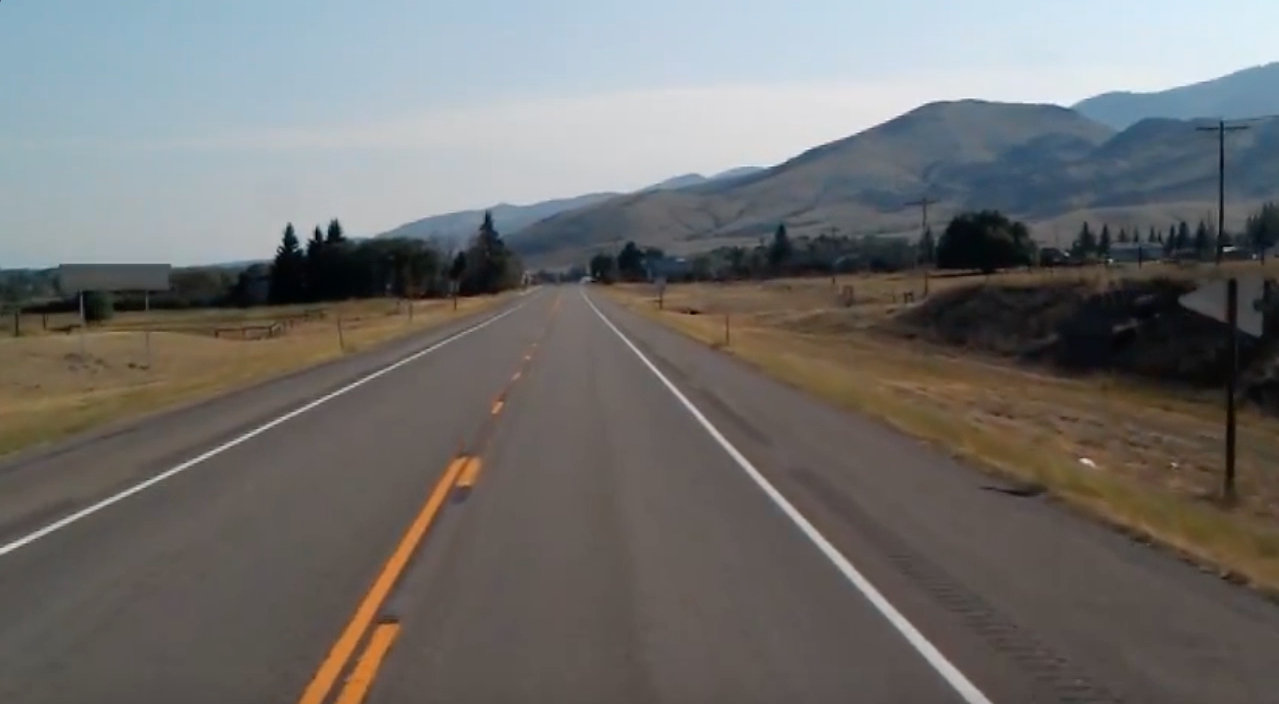
#> input picture test_image.jpg, 1279 x 704 px, given in place of test2.mp4, which was not available
$ python lanes.py
#> lines starting #> are read from the running program, lines starting #| are printed output that depends on the picture; after the words box and inside, x2 and y2 are one past the last pixel; in counts of white or black regions, pixels touching at a corner belong together; pictures that were not available may be replaced by others from this repository, and a replacement may not be noted
#> further down, frame is the input picture: shape (704, 1279, 3); mean B, G, R 109.7, 111.3, 112.3
import cv2

'''
I used a stock video and created a program that detects the edges in the video
One issue with this is that if the whole video is left to play, the window crashes and says it's not responding
'''

#This method will take in an image and output the canny image to detect edges
def make_canny(image):
    gray = cv2.cvtColor(image, cv2.COLOR_RGB2GRAY)
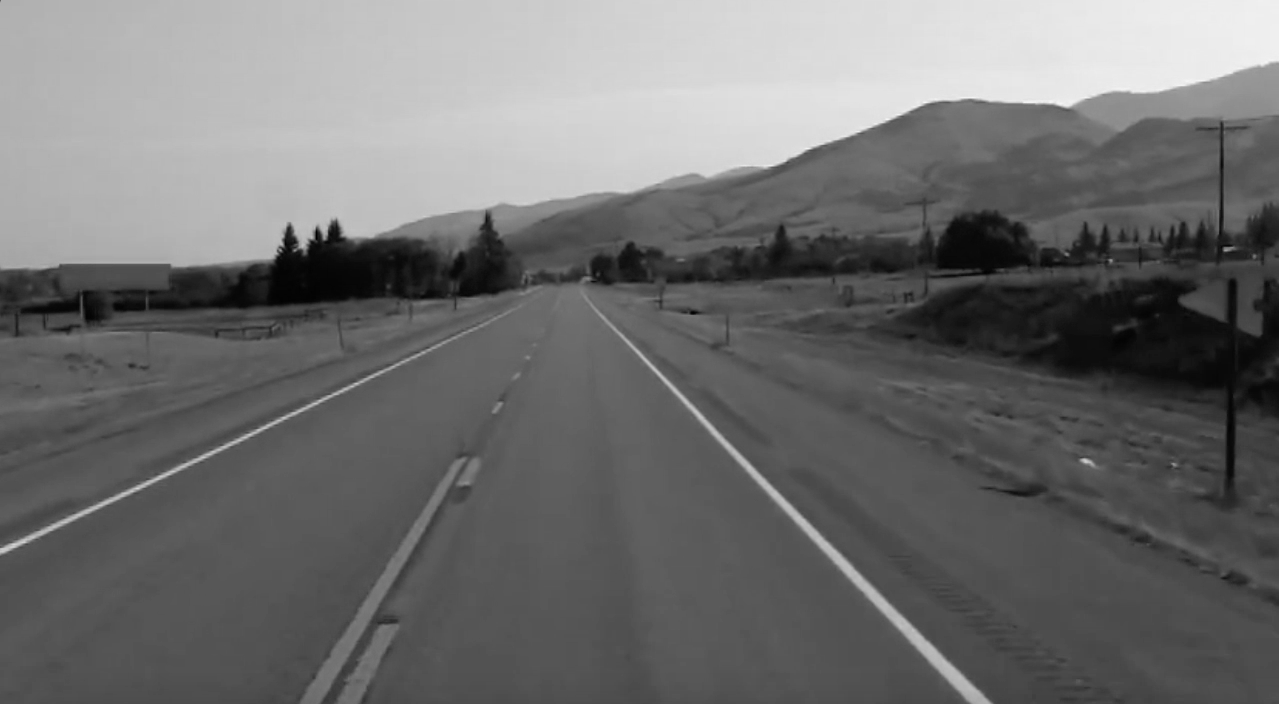
#> gray: shape (704, 1279); min 0, max 246, mean 110.9
    blur = cv2.GaussianBlur(gray, (7, 7), 0)
    canny = cv2.Canny(blur, 50, 100)
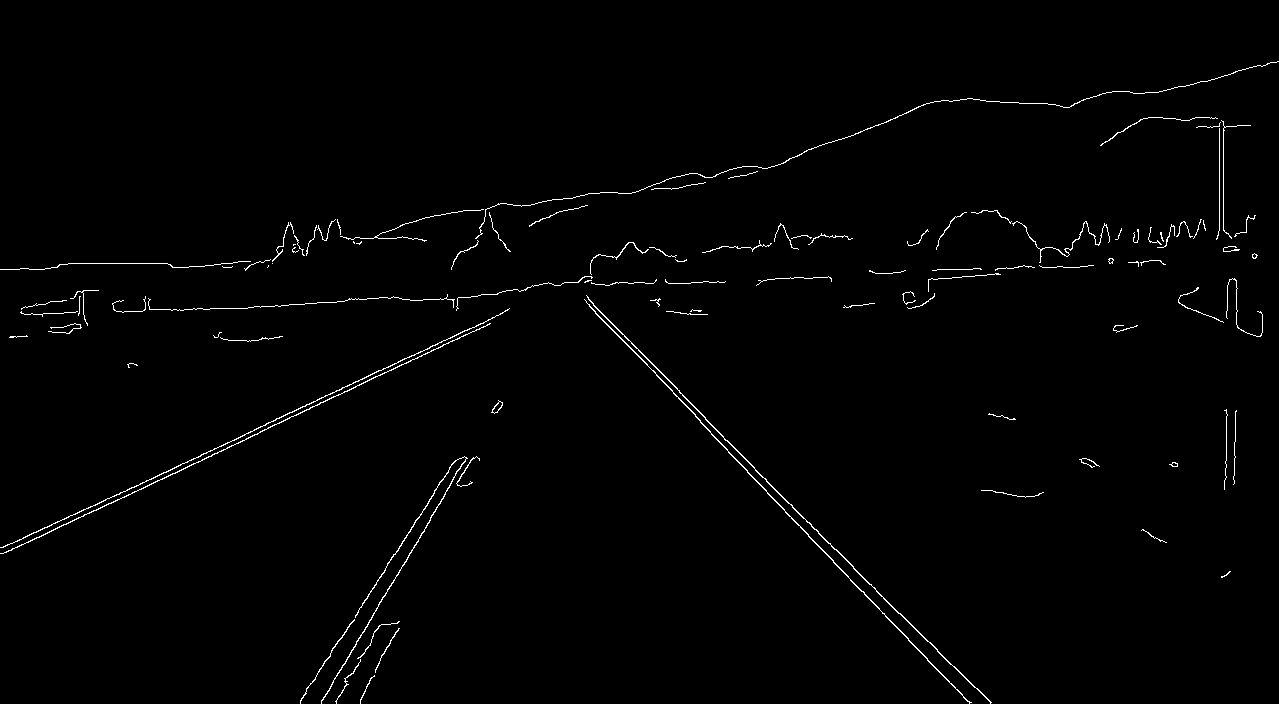
#> canny: shape (704, 1279); 1.1% white in thin lines or dots
    return canny

cap = cv2.VideoCapture('C:/python_images/test2.mp4') #This will start the video capture

#This loop will loop through each frame of the video, creating a canny image of each frame and displaying it
while (cap.isOpened()):
    _, frame = cap.read() #This will take each frame if the video, I assume
    canny_frame = make_canny(frame)

    #This part adds text to the screen. I was just playing with this
    font = cv2.FONT_ITALIC
    cv2.putText(canny_frame,'Insert Coordinates Here',(10,100), font, 2,(255,255,255),2,cv2.LINE_AA)
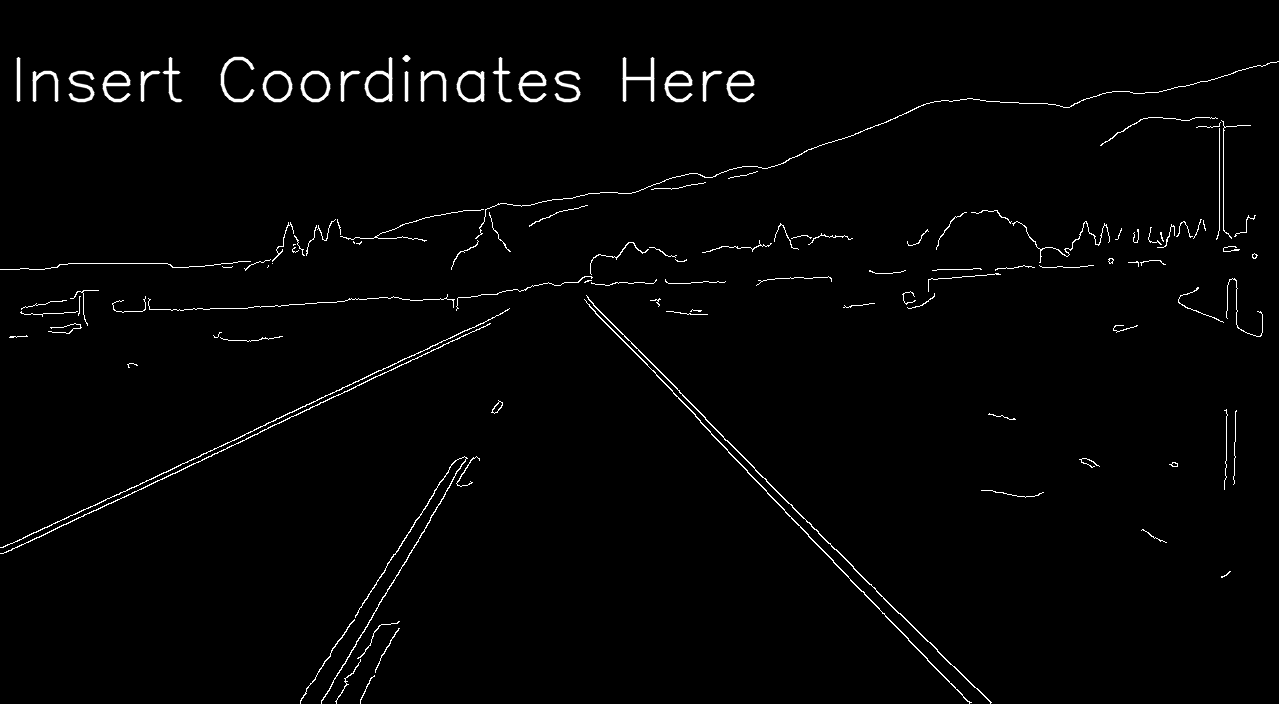
#> canny_frame: shape (704, 1279); 0.9% of pixels changed, all inside (x1, y1, x2, y2) = (16, 55, 755, 103)

    cv2.imshow("Video", canny_frame)

    #This statement will allow you to close the video if q is pressed
    if cv2.waitKey(1) == ord('q'):
#> (key q is pressed here)
        break

cap.release()
cv2.destroyAllWindows()
